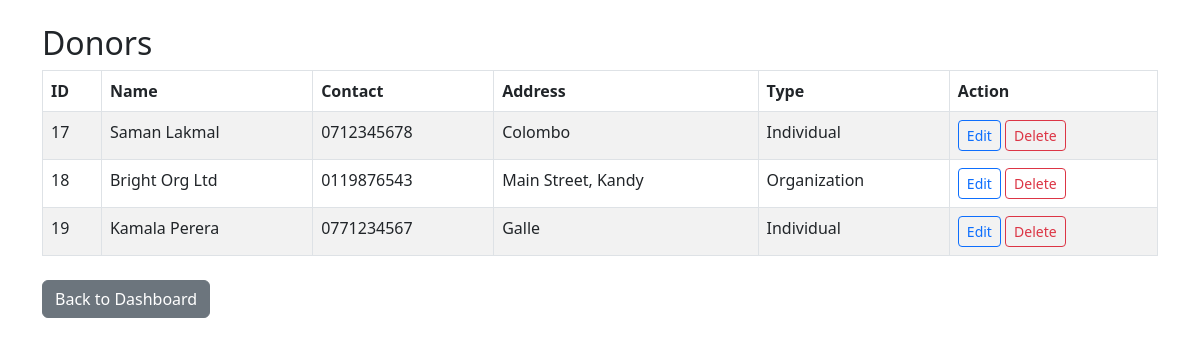
The app's page /view_donor.php with its own data.
### tables this page shows
CREATE TABLE `donor` (
  `DonorID` int(11) NOT NULL,
  `DonorName` varchar(100) NOT NULL,
  `ContactNo` varchar(15) DEFAULT NULL,
  `Address` varchar(255) DEFAULT NULL,
  `DonorType` varchar(50) DEFAULT NULL
);

### view_donor.php (the view, shortened to what this page needs)
<?php
$servername = "localhost";
$username = "root";
$password = "";
$dbname = "disaster_mgt_db";
$conn = new mysqli($servername, $username, $password, $dbname);
$result = $conn->query("SELECT * FROM Donor");
?>
<!DOCTYPE html>
<html>
<head>
    <link href="https://cdn.jsdelivr.net/npm/bootstrap@5.3.0/dist/css/bootstrap.min.css" rel="stylesheet">
</head>
<body class="p-4">
    <div class="container">
        <h2>Donors</h2>
        <table class="table table-bordered table-striped">
            <thead>
                <tr>
                    <th>ID</th>
                    <th>Name</th>
                    <th>Contact</th>
                    <th>Address</th>
                    <th>Type</th>
                    <th>Action</th>
                </tr>
            </thead>
            <tbody>
                <?php while ($row = $result->fetch_assoc()): ?>
                    <tr>
                        <td><?= $row['DonorID'] ?></td>
                        <td><?= $row['DonorName'] ?></td>
                        <td><?= $row['ContactNo'] ?></td>
                        <td><?= $row['Address'] ?></td>
                        <td><?= $row['DonorType'] ?></td>
                        <td>
                            <a href="update_donor.php?id=<?= $row['DonorID'] ?>" class="btn btn-sm btn-outline-primary">Edit</a>
                            <a href="delete_donor.php?id=<?= $row['DonorID'] ?>" class="btn btn-sm btn-outline-danger">Delete</a>
                        </td>
                    </tr>
                <?php endwhile; ?>
            </tbody>
        </table>
        <a href="index.php" class="btn btn-secondary mt-2">Back to Dashboard</a>
    </div>
</body>
</html>

### records on screen
donor: DonorID "17", DonorName "Saman Lakmal", ContactNo "0712345678", Address "Colombo", DonorType "Individual"
donor: DonorID "18", DonorName "Bright Org Ltd", ContactNo "0119876543", Address "Main Street, Kandy", DonorType "Organization"
donor: DonorID "19", DonorName "Kamala Perera", ContactNo "0771234567", Address "Galle", DonorType "Individual"
